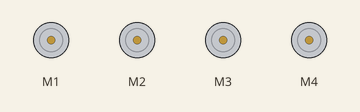
Simulated run of this sketch. Board: Arduino Uno, built with avr-gcc and run on an emulated ATmega328P. Parts: 4 × DC motor (green arrow = forward, orange = backward, longer = faster).

Above: at 1.0 s.
At 3.0 s:
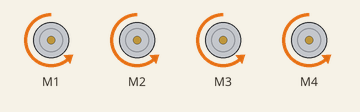
Timing chart, 0 to 5.2 s (numbered marks = the images above):
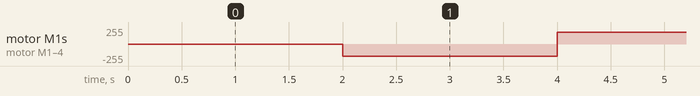

The sketch:

4motores.ino
```cpp
#include <AFMotor.h>

AF_DCMotor motor1(1);
AF_DCMotor motor2(2);
AF_DCMotor motor3(3);
AF_DCMotor motor4(4);


void setup () {

motor1.run(RELEASE);
motor2.run(RELEASE);
motor3.run(RELEASE);
motor4.run(RELEASE);

}

void loop() {
motor1.run(FORWARD) ;
motor2.run(FORWARD) ;
motor3.run(FORWARD) ;
motor4.run(FORWARD) ;
delay (2000) ;
motor1.setSpeed(180);
motor2.setSpeed(180);
motor3.setSpeed(180);
motor4.setSpeed(180);
motor1.run(BACKWARD) ;
motor2.run(BACKWARD) ;
motor3.run(BACKWARD) ;
motor4.run(BACKWARD) ;
delay(2000);
}

//motor 3 = 2????
//motor 2 = dd?
//motor 3 = di
//motor 4 = ti
//motor 1 = td
```

Measured:
- by itself, motor M1–4: alternates forward 180/255 for 2.0 s and backward 180/255 for 2.0 s
